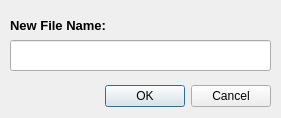
<?xml version="1.0" encoding="UTF-8"?>
<ui version="4.0">
 <class>rename_file</class>
 <widget class="QDialog" name="rename_file">
  <property name="geometry">
   <rect>
    <x>0</x>
    <y>0</y>
    <width>281</width>
    <height>118</height>
   </rect>
  </property>
  <property name="windowTitle">
   <string>Rename File</string>
  </property>
  <widget class="QDialogButtonBox" name="cancel_button_rename_box">
   <property name="geometry">
    <rect>
     <x>100</x>
     <y>80</y>
     <width>171</width>
     <height>32</height>
    </rect>
   </property>
   <property name="orientation">
    <enum>Qt::Horizontal</enum>
   </property>
   <property name="standardButtons">
    <set>QDialogButtonBox::Cancel|QDialogButtonBox::Ok</set>
   </property>
  </widget>
  <widget class="QLabel" name="label">
   <property name="geometry">
    <rect>
     <x>10</x>
     <y>0</y>
     <width>111</width>
     <height>51</height>
    </rect>
   </property>
   <property name="font">
    <font>
     <pointsize>10</pointsize>
     <weight>75</weight>
     <bold>true</bold>
    </font>
   </property>
   <property name="text">
    <string>New File Name:</string>
   </property>
  </widget>
  <widget class="QLineEdit" name="lineEdit">
   <property name="geometry">
    <rect>
     <x>10</x>
     <y>40</y>
     <width>261</width>
     <height>31</height>
    </rect>
   </property>
  </widget>
 </widget>
 <resources/>
 <connections>
  <connection>
   <sender>cancel_button_rename_box</sender>
   <signal>accepted()</signal>
   <receiver>rename_file</receiver>
   <slot>accept()</slot>
   <hints>
    <hint type="sourcelabel">
     <x>248</x>
     <y>254</y>
    </hint>
    <hint type="destinationlabel">
     <x>157</x>
     <y>274</y>
    </hint>
   </hints>
  </connection>
  <connection>
   <sender>cancel_button_rename_box</sender>
   <signal>rejected()</signal>
   <receiver>rename_file</receiver>
   <slot>reject()</slot>
   <hints>
    <hint type="sourcelabel">
     <x>316</x>
     <y>260</y>
    </hint>
    <hint type="destinationlabel">
     <x>286</x>
     <y>274</y>
    </hint>
   </hints>
  </connection>
 </connections>
</ui>
